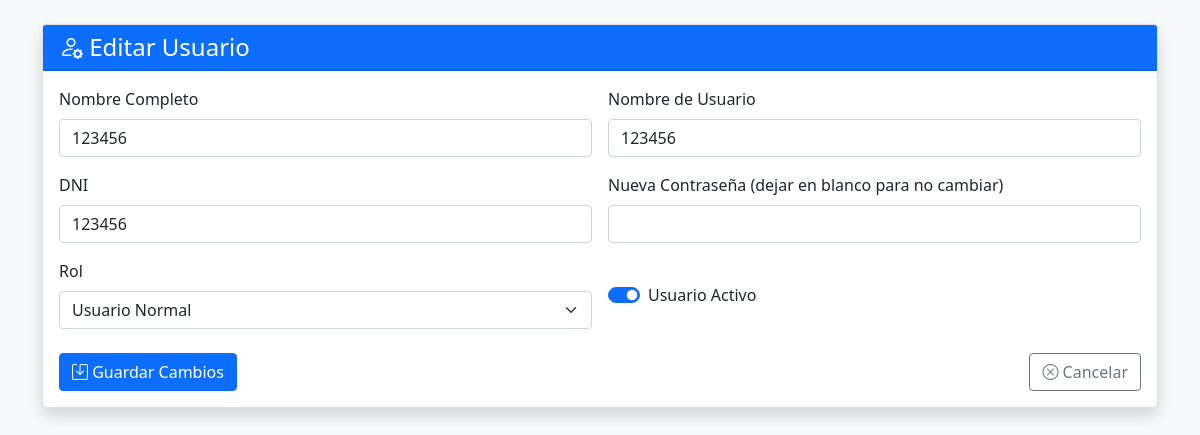
Screenshot of /usuarios/edit/2 with the database file from the repository.
### tables this page shows
CREATE TABLE usuarios (
                id INTEGER PRIMARY KEY AUTOINCREMENT,
                nombre TEXT NOT NULL,
                username TEXT UNIQUE NOT NULL,
                password TEXT NOT NULL,
                role INTEGER NOT NULL DEFAULT 1,  -- 1=usuario normal, 2=admin
                dni TEXT UNIQUE NOT NULL,  -- Cambiado a TEXT para manejar diferentes formatos
                fecha_registro TIMESTAMP DEFAULT CURRENT_TIMESTAMP,
                activo BOOLEAN DEFAULT 1
            );

### routes/usuarios.py (the view, shortened to what this page needs)
    @app.route('/usuarios/edit/<int:id>', methods=['GET', 'POST'])
    def usuarios_edit(id):
        conn = get_db_connection()
        usuario = conn.execute('SELECT * FROM usuarios WHERE id = ?', (id,)).fetchone()
        conn.close()
        if usuario is None:
            abort(404)
        return render_template('usuarios/edit.html', usuario=usuario)

### database.py (called while the page is built)
def get_db_connection():
    conn = sqlite3.connect('monitoring.db')
    conn.row_factory = sqlite3.Row
    return conn

### templates/usuarios/edit.html (shortened to what this page needs)
<!DOCTYPE html>
<html lang="es">
<head>
    <link href="https://cdn.jsdelivr.net/npm/bootstrap@5.1.3/dist/css/bootstrap.min.css" rel="stylesheet">
    <link rel="stylesheet" href="https://cdn.jsdelivr.net/npm/bootstrap-icons@1.8.1/font/bootstrap-icons.css">
</head>
<body class="bg-light">
    <div class="container py-4">
        <div class="card shadow">
            <div class="card-header bg-primary text-white">
                <h4 class="mb-0"><i class="bi bi-person-gear"></i> Editar Usuario</h4>
            </div>
            <div class="card-body">
                <form method="POST">
                    <div class="row g-3">
                        <div class="col-md-6">
                            <label for="nombre" class="form-label">Nombre Completo</label>
                            <input type="text" class="form-control" id="nombre" name="nombre"
                                   value="{{ usuario['nombre'] }}" required>
                        </div>
                        <div class="col-md-6">
                            <label for="username" class="form-label">Nombre de Usuario</label>
                            <input type="text" class="form-control" id="username" name="username"
                                   value="{{ usuario['username'] }}" required>
                        </div>
                        <div class="col-md-6">
                            <label for="dni" class="form-label">DNI</label>
                            <input type="text" class="form-control" id="dni" name="dni"
                                   value="{{ usuario['dni'] }}" required>
                        </div>
                        <div class="col-md-6">
                            <label for="password" class="form-label">Nueva Contraseña (dejar en blanco para no cambiar)</label>
                            <input type="password" class="form-control" id="password" name="password">
                        </div>
                        <div class="col-md-6">
                            <label for="role" class="form-label">Rol</label>
                            <select class="form-select" id="role" name="role">
                                <option value="1" {% if usuario['role'] == 1 %}selected{% endif %}>Usuario Normal</option>
                            </select>
                        </div>
                        <div class="col-md-6">
                            <div class="form-check form-switch mt-4">
                                <input class="form-check-input" type="checkbox" id="activo" name="activo"
                                       {% if usuario['activo'] %}checked{% endif %}>
                                <label class="form-check-label" for="activo">Usuario Activo</label>
                            </div>
                        </div>
                    </div>
                    <div class="mt-4 d-flex justify-content-between">
                        <button type="submit" class="btn btn-primary">
                            <i class="bi bi-save"></i> Guardar Cambios
                        </button>
                        <a href="{{ url_for('usuarios_index') }}" class="btn btn-outline-secondary">
                            <i class="bi bi-x-circle"></i> Cancelar
                        </a>
                    </div>
                </form>
            </div>
        </div>
    </div>
</body>
</html>

### rows the page displays
usuarios: nombre "123456", username "123456", dni "123456", role "Usuario Normal", activo "☑"
